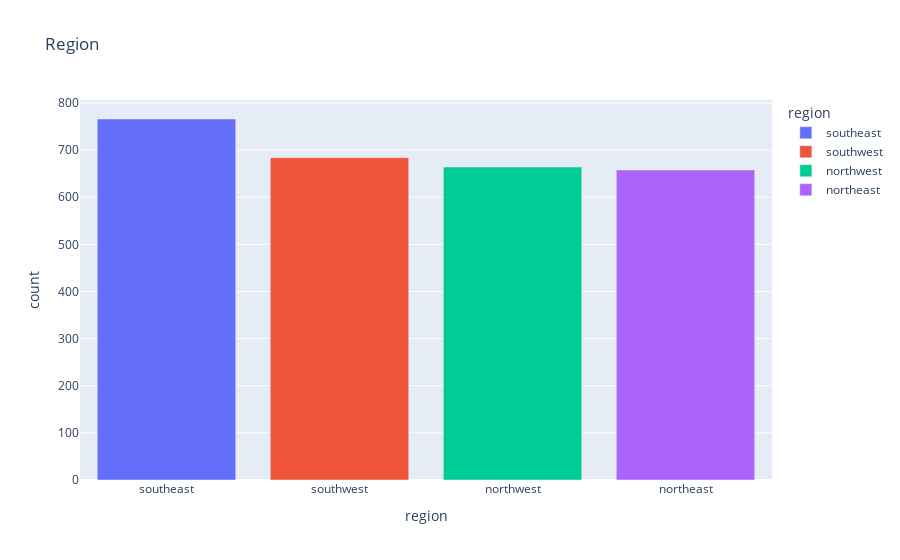

The cell this chart's notebook holds for it:
### Code cell
df_region = df['region'].value_counts().reset_index()
df_region.columns = ['region', 'count']
px.bar(df_region, x='region', y='count', color='region', title='Region')

### Figure 1 — Plotly figure (JSON) as saved in the notebook; plotly's stock layout.template omitted (floating-point values rounded to 4 significant figures)
{"data": [{"alignmentgroup": "True", "hovertemplate": "region=%{x}<br>count=%{y}<extra></extra>", "legendgroup": "southeast", "marker": {"color": "#636efa", "pattern": {"shape": ""}}, "name": "southeast", "offsetgroup": "southeast", "orientation": "v", "showlegend": true, "textposition": "auto", "type": "bar", "x": ["southeast"], "xaxis": "x", "y": [766], "yaxis": "y"}, {"alignmentgroup": "True", "hovertemplate": "region=%{x}<br>count=%{y}<extra></extra>", "legendgroup": "southwest", "marker": {"color": "#EF553B", "pattern": {"shape": ""}}, "name": "southwest", "offsetgroup": "southwest", "orientation": "v", "showlegend": true, "textposition": "auto", "type": "bar", "x": ["southwest"], "xaxis": "x", "y": [684], "yaxis": "y"}, {"alignmentgroup": "True", "hovertemplate": "region=%{x}<br>count=%{y}<extra></extra>", "legendgroup": "northwest", "marker": {"color": "#00cc96", "pattern": {"shape": ""}}, "name": "northwest", "offsetgroup": "northwest", "orientation": "v", "showlegend": true, "textposition": "auto", "type": "bar", "x": ["northwest"], "xaxis": "x", "y": [664], "yaxis": "y"}, {"alignmentgroup": "True", "hovertemplate": "region=%{x}<br>count=%{y}<extra></extra>", "legendgroup": "northeast", "marker": {"color": "#ab63fa", "pattern": {"shape": ""}}, "name": "northeast", "offsetgroup": "northeast", "orientation": "v", "showlegend": true, "textposition": "auto", "type": "bar", "x": ["northeast"], "xaxis": "x", "y": [658], "yaxis": "y"}], "layout": {"barmode": "relative", "legend": {"title": {"text": "region"}, "tracegroupgap": 0}, "title": {"text": "Region"}, "xaxis": {"anchor": "y", "categoryarray": ["southeast", "southwest", "northwest", "northeast"], "categoryorder": "array", "domain": [0, 1], "title": {"text": "region"}}, "yaxis": {"anchor": "x", "domain": [0, 1], "title": {"text": "count"}}}}
